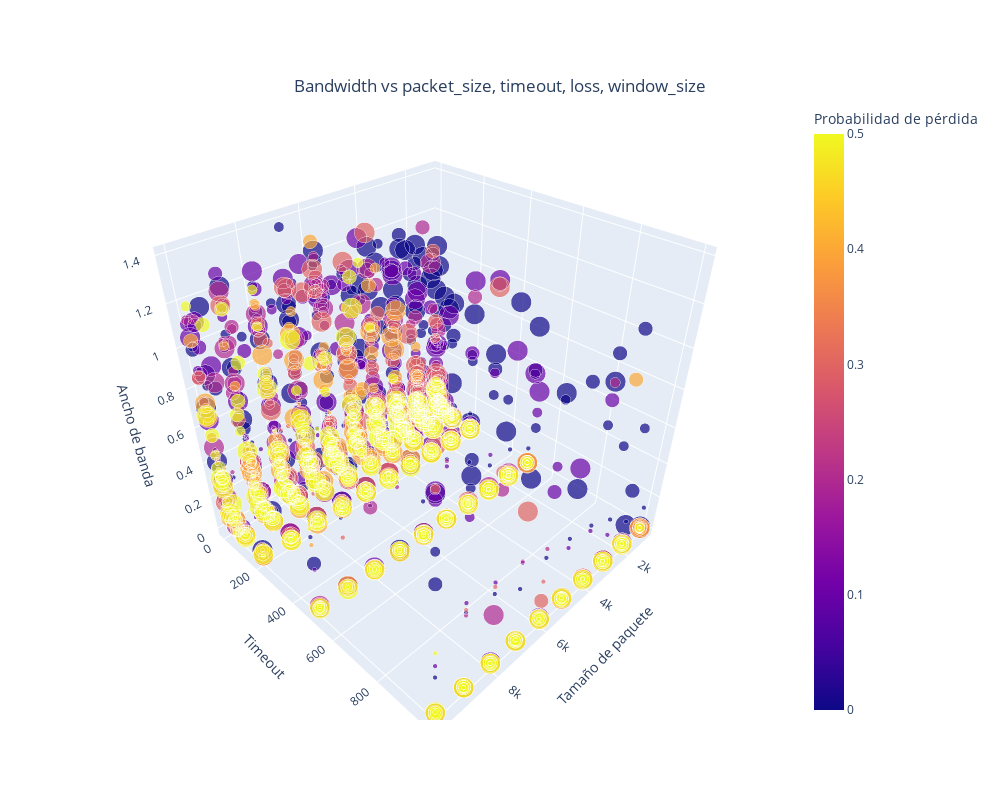

Source (notebook cell):
### Code cell
fig.show()

### Figure 1 — Plotly figure (JSON) as saved in the notebook; plotly's stock layout.template omitted (floating-point values rounded to 4 significant figures; data arrays with more than 128 entries replaced by an {"elided": "..."} marker saying what was removed)
{"data": [{"customdata": {"elided": "1923x1 float values"}, "hovertemplate": "Tamaño de paquete=%{x}<br>Timeout=%{y}<br>Ancho de banda=%{z}<br>Tamaño de ventana=%{marker.size}<br>Tiempo de envío=%{customdata[0]}<br>Probabilidad de pérdida=%{marker.color}<extra></extra>", "legendgroup": "", "marker": {"color": {"elided": "1923 float values"}, "coloraxis": "coloraxis", "opacity": 0.7, "size": {"elided": "1923 int values"}, "sizemode": "area", "sizeref": 0.05, "symbol": "circle"}, "mode": "markers", "name": "", "scene": "scene", "showlegend": false, "type": "scatter3d", "x": {"elided": "1923 int values"}, "y": {"elided": "1923 int values"}, "z": {"elided": "1923 float values"}}], "layout": {"coloraxis": {"colorbar": {"title": {"text": "Probabilidad de pérdida"}}, "colorscale": [[0, "#0d0887"], [0.1111, "#46039f"], [0.2222, "#7201a8"], [0.3333, "#9c179e"], [0.4444, "#bd3786"], [0.5556, "#d8576b"], [0.6667, "#ed7953"], [0.7778, "#fb9f3a"], [0.8889, "#fdca26"], [1, "#f0f921"]]}, "height": 800, "legend": {"itemsizing": "constant", "tracegroupgap": 0}, "scene": {"aspectmode": "cube", "aspectratio": {"x": 1, "y": 1, "z": 1}, "domain": {"x": [0, 1], "y": [0, 1]}, "xaxis": {"title": {"text": "Tamaño de paquete"}, "type": "linear"}, "yaxis": {"title": {"text": "Timeout"}, "type": "linear"}, "zaxis": {"title": {"text": "Ancho de banda"}, "type": "linear"}}, "title": {"text": "Bandwidth vs packet_size, timeout, loss, window_size", "x": 0.5, "xanchor": "center", "y": 0.9, "yanchor": "top"}, "width": 1000}}
